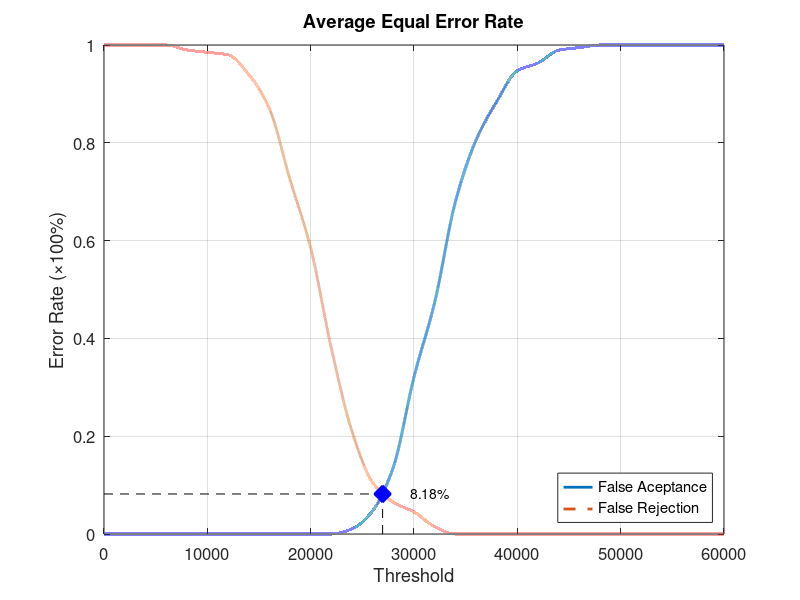
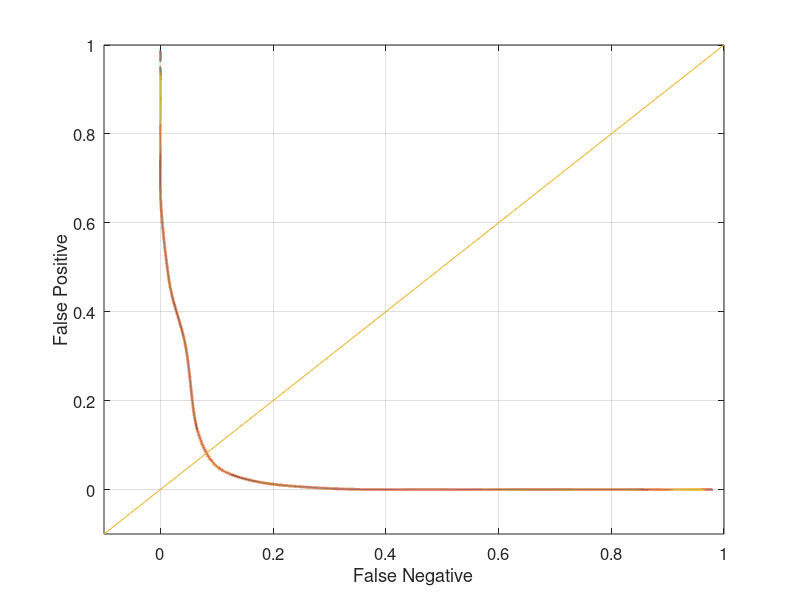

These figures' MATLAB source, in order:
function yEER = Database4_4
close all;
clear;
clc;
x = 0:2000:60000;
xq = 0:0.5:60000;

y0 = [0 0 0 0 0 0 0 0 0 0 0 0 0.0105263 0.0473684 0.136842 0.321053 0.473684 0.678947 0.805263 0.884211 0.947368 0.963158 0.989474 0.994737 1 1 1 1 1 1 1];
yy0 = interp1(x, y0, xq, 'pchip');
y1 = [1 1 1 1 0.99 0.985 0.98 0.94 0.87 0.725 0.585 0.38 0.21 0.105 0.065 0.045 0.015 0 0 0 0 0 0 0 0 0 0 0 0 0 0];
yy1 = interp1(x, y1, xq, 'pchip');

% Calculating EER: 
y2 = abs(y0 - y1);
find(y2 == min(y2))
yy2 = abs(yy0 - yy1);
xEER = find(yy2 == min(yy2));
xEERIndex = xq(xEER) % X-axis EER
yEER = yy0(xEER) % Y-axis EER

main = figure
plot(xq, yy0,'-','LineWidth', 2);	hold on
plot(xq, yy1,'--','LineWidth', 2);	hold on
plot([xEERIndex xEERIndex], [0 yEER], 'k--');	hold on
plot([0 xEERIndex], [yEER yEER], 'k--');	hold on
plot(xEERIndex, yEER, 'bx', 'LineWidth', 10);	hold on
text(xEERIndex + 10 * xEERIndex / 100, yEER, [num2str(round((10000 * yEER)) / 100) '%'])
legend('False Aceptance', 'False Rejection', 'Location', 'SouthEast')
xlabel('Threshold')
ylabel('Error Rate (\times100%)')
title('Average Equal Error Rate')
set(gca, 'FontSize', 12)
axis([0 60000 0 1])
grid on

print(main, 'Database4_4Main', '-dpng');
FNRxFPR = figure('Color', [1 1 1]);
plot(yy1, yy0, '-', yy1, yy0, 'LineWidth', 2);
hold on
y = -0.1:0.1:1
plot(y, y); 
set(gca, 'FontSize', 12)
xlabel('False Negative')
ylabel('False Positive')
axis([-0.1 1 -0.1 1])
set(gca, 'FontSize', 12)
grid on

print(FNRxFPR, 'Database4_4FNRxFPR','-dpng');
end
